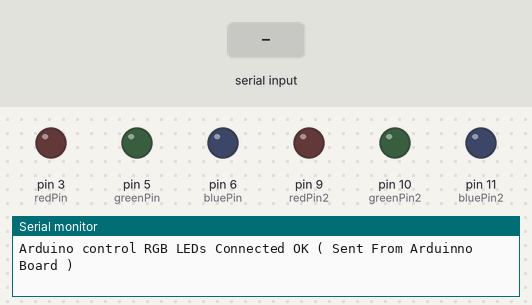
This sketch was run on a simulated Arduino Uno, built with avr-gcc and run on an emulated ATmega328P. On the bench: output pins drawn as LEDs (lit = HIGH), the last lines printed to the serial monitor. The inputs (shaded band) are chosen by the test bench.

Above: at 1.2 s.
1.3 s: "90,45,200,10,150,30\n" received over Serial
At 1.9 s:
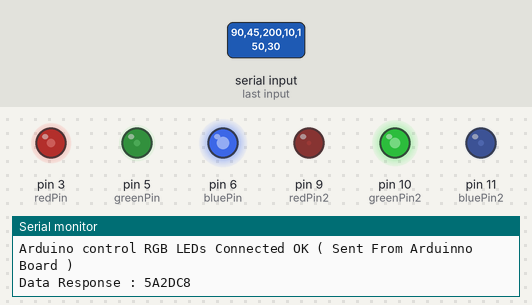
2.8 s: "30,150,10,200,45,90\n" received over Serial
At 4.2 s:
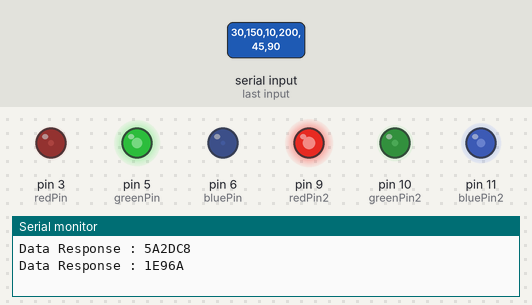
Timing chart, 0 to 5.8 s (numbered marks = the images above; inputs shaded):
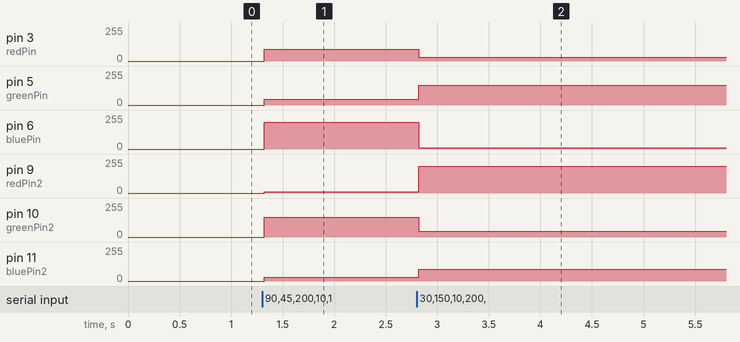

The sketch:

ArduinoBluetooth.ino
```cpp
 //pins for the LEDs:
const int redPin = 3;
const int greenPin = 5;
const int bluePin = 6;

const int redPin2 = 9;
const int greenPin2 = 10;
const int bluePin2 = 11;

#define REDPIN 3
#define GREENPIN 5
#define BLUEPIN 6

#define FADESPEED 5

void setup() {
// initialize serial:
Serial.begin(9600);

// make the pins outputs:
pinMode(redPin, OUTPUT);
pinMode(greenPin, OUTPUT);
pinMode(bluePin, OUTPUT);

pinMode(redPin2, OUTPUT);
pinMode(greenPin2, OUTPUT);
pinMode(bluePin2, OUTPUT);

Serial.print("Arduino control RGB LEDs Connected OK ( Sent From Arduinno Board )");
Serial.print('\n');
}

void loop() {

// if there's any serial available, read it:
while (Serial.available() > 0) {
 // look for the next valid integer in the incoming serial stream:
 int red = Serial.parseInt();
 int green = Serial.parseInt();
 int blue = Serial.parseInt();

 int red2 = Serial.parseInt();
 int green2 = Serial.parseInt();
 int blue2 = Serial.parseInt();

 // look for the newline. That's the end of your
 // sentence:
 if (Serial.read() == '\n') {
   // constrain the values to 0 - 255 and invert
   // if you're using a common-cathode LED, just use "constrain(color, 0, 255);"

   // This is for COMMON ANODE
   //red = 255 - constrain(red, 0, 255);
   //green = 255 - constrain(green, 0, 255);
   //blue = 255 - constrain(blue, 0, 255);
   red = constrain(red, 0, 255);
   green = constrain(green, 0, 255);
   blue = constrain(blue, 0, 255);

   red2 = constrain(red2, 0, 255);
   green2 = constrain(green2, 0, 255);
   blue2 = constrain(blue2, 0, 255);

   // fade the red, green, and blue legs of the LED:
   analogWrite(redPin, red);
   analogWrite(greenPin, green);
   analogWrite(bluePin, blue);

   analogWrite(redPin2, red2);
   analogWrite(greenPin2, green2);
   analogWrite(bluePin2, blue2);

   // print the three numbers in one string as hexadecimal:
    Serial.print("Data Response : ");
   Serial.print(red, HEX);
   Serial.print(green, HEX);
   Serial.println(blue, HEX);
 }
}
}
```

Measured:
- after the input at 1.3 s, pin 3 (redPin): 0/255 → 90/255 at once; pin 5 (greenPin): 0/255 → 45/255 at once; pin 6 (bluePin): 0/255 → 200/255 at once; pin 9 (redPin2): 0/255 → 10/255 at once; pin 10 (greenPin2): 0/255 → 150/255 at once
- after the input at 2.8 s, pin 3 (redPin): 90/255 → 30/255 at once; pin 5 (greenPin): 45/255 → 150/255 at once; pin 6 (bluePin): 200/255 → 10/255 at once; pin 9 (redPin2): 10/255 → 200/255 at once; pin 10 (greenPin2): 150/255 → 45/255 at once
